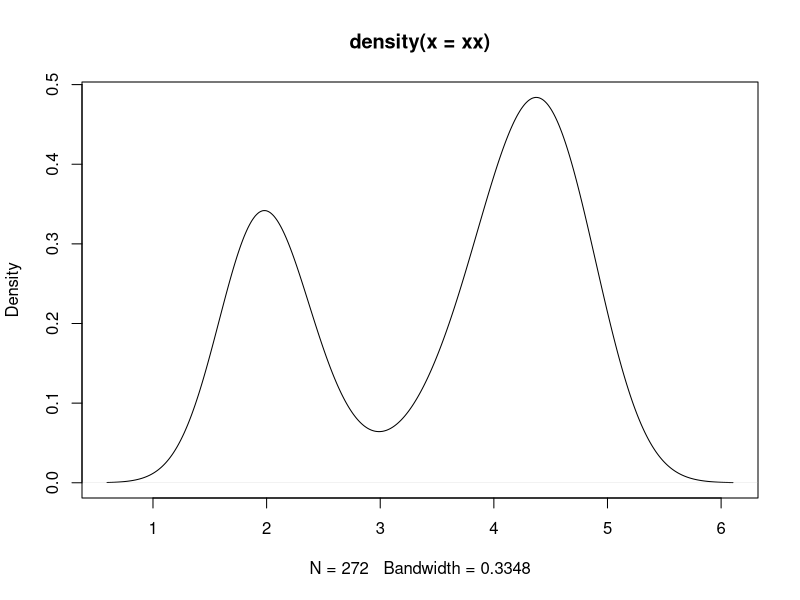
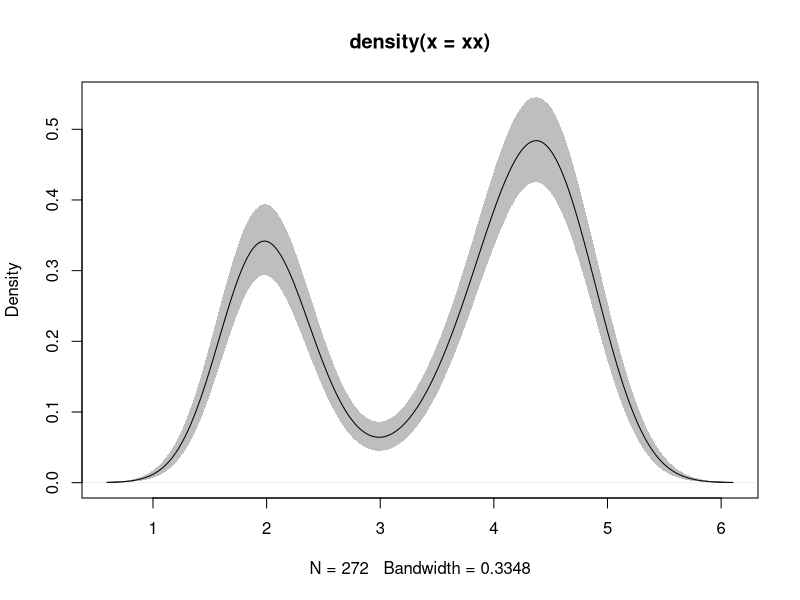

R code for these plots, in order:
# ex 1
xx <- faithful$eruptions
fit <- density(xx)
plot(fit)

# ex2

xx <- faithful$eruptions
fit1 <- density(xx)
fit2  <- replicate( 10000, {
	x <- sample( xx, replace = TRUE); 
	density( x, from = min( fit1 $ x),  to = max( fit1 $ x))$y 
}) 

fit3 <- apply( fit2, 1, quantile, c( 0.025,0.975)) 
plot( fit1, ylim = range( fit3)) 
polygon( c( fit1 $ x, rev( fit1 $ x)), c( fit3[ 1,], rev( fit3[ 2,])), col ='grey', border = F)
lines(fit1)

head(faithful)

# fibR

fibR <- function(n) {
	if (n == 0) return( 0 )
	if (n == 1) return( 1 )

	return( fibR(n - 1 ) + fibR(n - 2) )
}

for( seq in 1:10)
	print( fibR(seq) )


